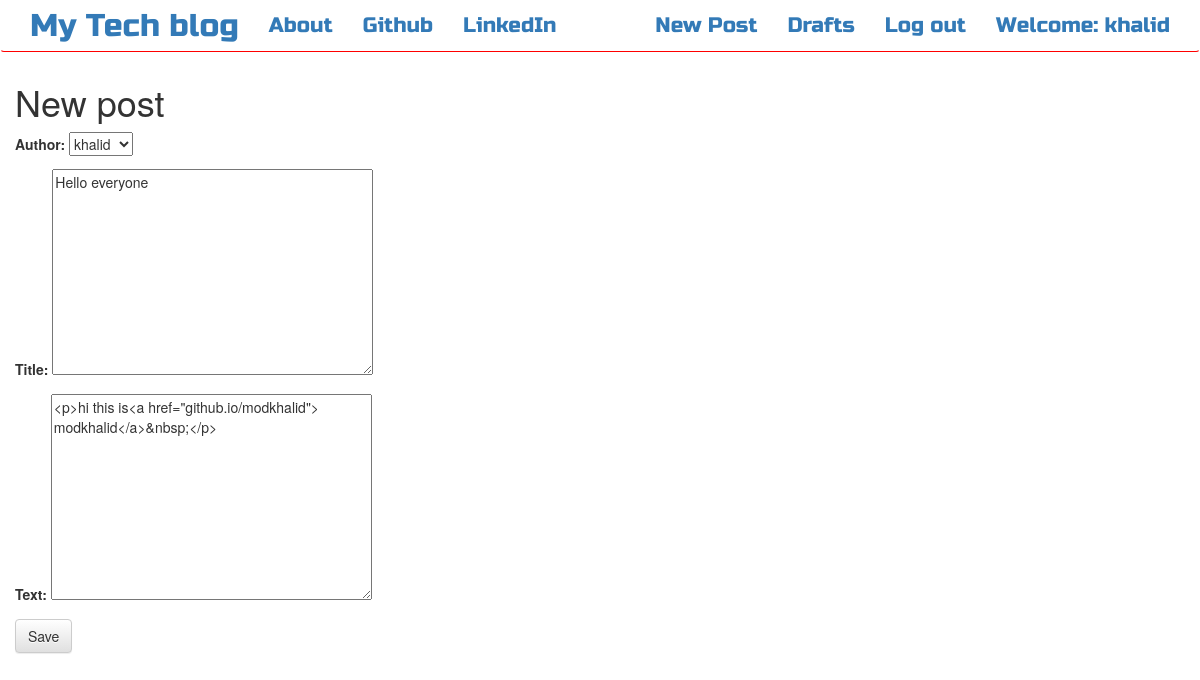
Screenshot of /post/9/edit/ (signed in) with the database file from the repository.
### bloging/models.py (models this page shows, shortened)
class Post(models.Model):
    author = models.ForeignKey(User,on_delete=models.PROTECT)
    title = models.CharField(max_length=200)
    text = models.TextField()
    created_date = models.DateTimeField(default=timezone.now)
    published_date = models.DateTimeField(blank=True, null=True)

### bloging/views.py (the view)
# urls.py: url(r'^post/(?P<pk>\d+)/edit/$',views.PostUpdateView.as_view(),name='edit_post'),
class PostUpdateView(LoginRequiredMixin,UpdateView):
    login_url='/accounts/login/'
    redirect_field_name='bloging/post_detail.html'
    form_class=PostForm
    model=Post

### bloging/forms.py
class PostForm(forms.ModelForm):
    class Meta():
        model=Post
        fields=['author','title','text']
        widgets={
            'text':forms.Textarea(attrs={'class':'medium-editor-textarea editable postclass'}),
            'title':forms.Textarea(attrs={'class': 'title-class'})
        }

### bloging/template/bloging/post_form.html (shortened to what this page needs)
{% extends 'bloging/base.html' %}
{% block content %}
    <h1>New post</h1>
    <form method="POST" class="post-form">
    {{form.as_p}}
    <button type="submit" class="save btn btn-default">Save</button>
    </form>
{% endblock %}

### bloging/template/bloging/base.html (shortened to what this page needs)
<!DOCTYPE html>
{% load staticfiles %}
<html>
    <head>
        <link rel="stylesheet" href="https://maxcdn.bootstrapcdn.com/bootstrap/3.3.7/css/bootstrap.min.css">
        <link rel="stylesheet" href="https://maxcdn.bootstrapcdn.com/bootstrap/3.3.7/css/bootstrap-theme.min.css">
        <link rel="stylesheet" href="//cdn.jsdelivr.net/medium-editor/latest/css/medium-editor.min.css" type="text/css" media="screen" charset="utf-8">
        <link rel="stylesheet" href="{% static 'css/blog.css' %}">
<body class='loader'>
  <nav class="navbar navbar-success techfont custom-navbar " style="border-bottom: 1px solid red;">
    <div class="container">
      <ul class="nav navbar-nav">
        <li><a class='navbar-brand bigbrand' href="{% url 'post_list' %}">My Tech blog</a></li>
        <li><a href="{% url 'about'%}">About</a></li>
        <li><a href="https://www.github.com/modkhalid">Github</a></li>
        <li><a href="https://www.linkedin.com/in/mod-khalid-982553170/">LinkedIn</a></li>
      </ul>
      <ul class="nav navbar-nav navbar-right">
        {% if user.is_authenticated %}
        <li>
          <a href="{% url 'create_post' %}" >New Post</a>
        </li>
        <li>
          <a href="{% url 'post_draft' %}">Drafts</a>
        </li>
        <li>
          <a href="{% url 'logout' %}" >Log out</a>
        </li>
        <li>
          <a >Welcome: {{ user.username }}</a>
        </li>
          {% else %}
          <li><a class='nav navbar-right' href="{% url 'login' %}" ><span class="glyphicon glyphicon-user"></span></a></li>
        {% endif %}
      </ul>
  </div>
</nav>
        <div class="content container">
            <div class="row">
                  <div class="blog_posts">
                    {% block content %}
                    {% endblock %}
                  </div>
            </div>
        </div>
</body>
</html>

### bloging/static/css/blog.css (style rules this page uses)
.techfont { font-family: 'Russo One', sans-serif; font-size: 1.5em; margin-bottom: 10px; }
.bigbrand { font-size: 1.5em; }
.loader { filter:hue-rotate(0deg); color: linear-gradient(45deg,#0f8,#08f); animation:hue 5000ms infinite linear; }

### rows the page displays
Post: author "khalid", title "Hello everyone", text "<p>hi this is<a href=\"github.io/modkhalid\"> modkhalid</a>&nbsp;</p>"

### other values shown
{{ user.username }} "khalid"
